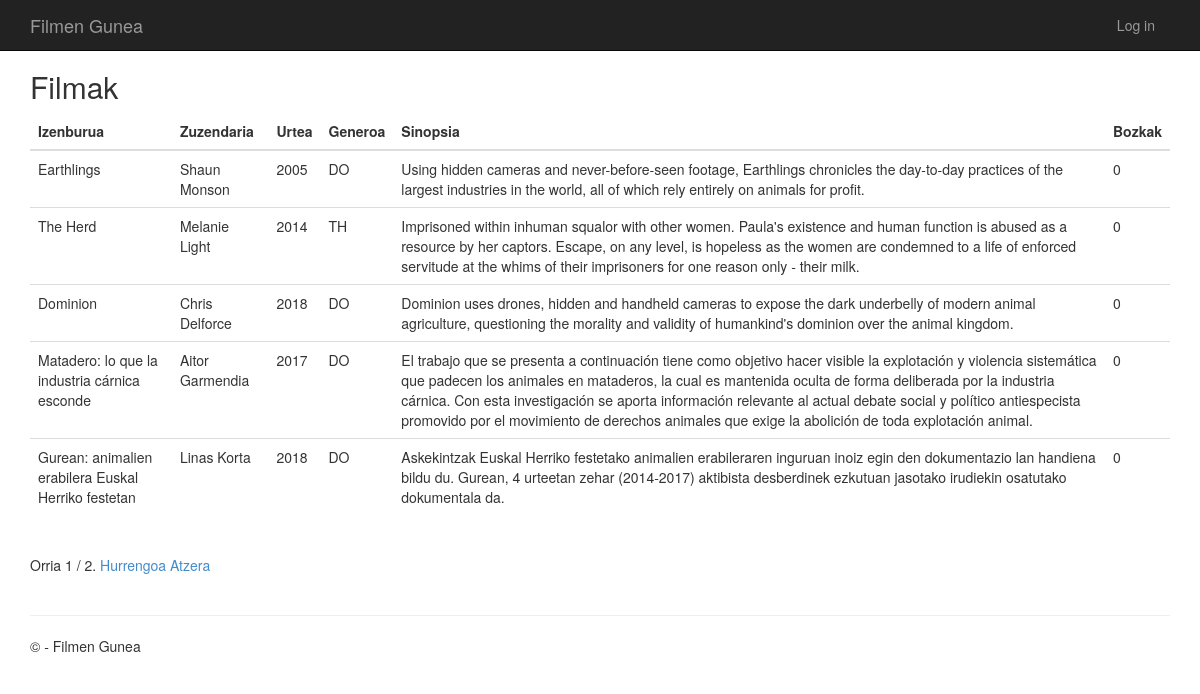
/filmakikusi/, run on an earlier commit of the app's database.
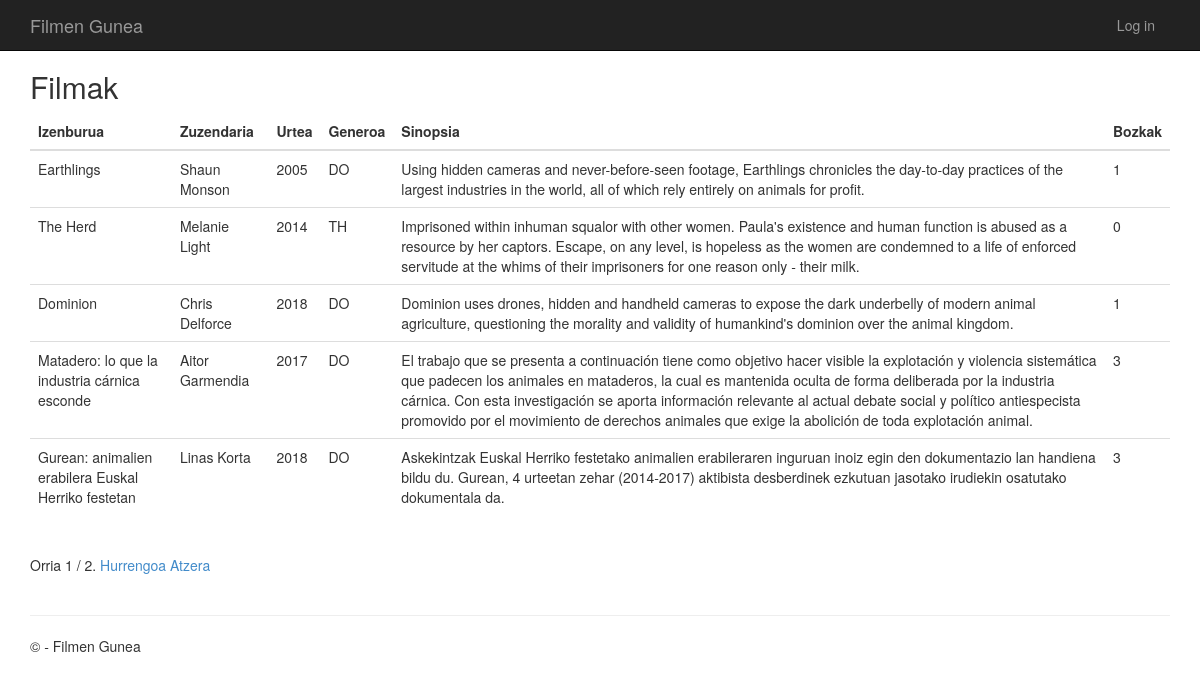
And on a later commit of the database.
### app/models.py (models this page shows, shortened)
class Filma(models.Model):
    izenburua = models.CharField(max_length=60)
    zuzendaria = models.CharField(max_length=60)
    urtea = models.IntegerField()
    generoa = models.CharField(max_length=2)
    sinopsia = models.CharField(max_length=700)
    bozkak = models.IntegerField()

### app/views.py (the view)
# urls.py: path('filmakikusi/', views.filmakikusi, name='filmakikusi'),
def filmakikusi(request):
    filmak_list = Filma.objects.all()
    paginator = Paginator(filmak_list, 5)
    page_number = request.GET.get('page')
    page_obj = paginator.get_page(page_number)
    return render(request, 'app/filmakikusi.html', {'page_obj': page_obj})

### app/templates/app/FilmakIkusi.html (shortened to what this page needs)
{% extends "app/layout.html" %}
{% block content %}
<h2>Filmak</h2>
<table class="table">
    <thead>
        <tr>
            <th scope="col">Izenburua</th>
            <th scope="col">Zuzendaria</th>
            <th scope="col">Urtea</th>
            <th scope="col">Generoa</th>
            <th scope="col">Sinopsia</th>
            <th scope="col">Bozkak</th>
        </tr>
    </thead>
    <tbody>
        {% for filma in page_obj %}
        <tr>
            <td>{{ filma.izenburua }}</td>
            <td>{{ filma.zuzendaria }}</td>
            <td>{{ filma.urtea }}</td>
            <td>{{ filma.generoa }}</td>
            <td>{{ filma.sinopsia }}</td>
            <td>{{ filma.bozkak }}</td>
        </tr>
        {% empty %}
        <tr>
            <td colspan="6">Ez daude filmarik.</td>
        </tr>
        {% endfor %}
    </tbody>
</table>
<div class="pagination">
    <span class="step-links">
        <span class="current">
            Orria {{ page_obj.number }} / {{ page_obj.paginator.num_pages }}.
        </span>
        {% if page_obj.has_next %}
        <a href="?page={{ page_obj.next_page_number }}">Hurrengoa</a>
        {% endif %}
    </span>
</div>
<a href="{% url 'logged' %}">Atzera</a>
{% endblock %}

### app/templates/app/layout.html (shortened to what this page needs)
<!DOCTYPE html>
<html>
<head>
    {% load staticfiles %}
    <link rel="stylesheet" type="text/css" href="{% static 'app/content/bootstrap.min.css' %}" />
    <link rel="stylesheet" type="text/css" href="{% static 'app/content/site.css' %}" />
</head>
<body>
    <div class="navbar navbar-inverse navbar-fixed-top">
        <div class="container">
            <div class="navbar-header">
                <a href="/" class="navbar-brand">Filmen Gunea</a>
            </div>
            <div class="navbar-collapse collapse">
                {% include 'app/loginpartial.html' %}
            </div>
        </div>
    </div>
    <div class="container body-content">
{% block content %}{% endblock %}
        <hr/>
        <footer>
            <p>&copy; {{ year }} - Filmen Gunea</p>
        </footer>
    </div>
</body>
</html>

### app/templates/app/loginpartial.html
{% if user.is_authenticated %}
<form id="logoutForm" action="/logout/" method="post" class="navbar-right">
    {% csrf_token %}
    <ul class="nav navbar-nav navbar-right">
        <li><span class="navbar-brand">Hello {{ user.username }}!</span></li>
        <li><a href="javascript:document.getElementById('logoutForm').submit()">Log off</a></li>
    </ul>
</form>
{% else %}
<ul class="nav navbar-nav navbar-right">
    <li><a href="{% url 'login' %}">Log in</a></li>
</ul>
{% endif %}

### app/static/app/content/site.css (style rules this page uses)
body { padding-top: 50px; padding-bottom: 20px; }
.body-content { padding-left: 15px; padding-right: 15px; }

What changed in the data, as far as the page shows it:
changed Filma "Earthlings": bozkak "0" → "1"
changed Filma "Dominion": bozkak "0" → "1"
changed Filma "Matadero: lo que la industria cárnica esconde": bozkak "0" → "3"
changed Filma "Gurean: animalien erabilera Euskal Herriko festetan": bozkak "0" → "3"
